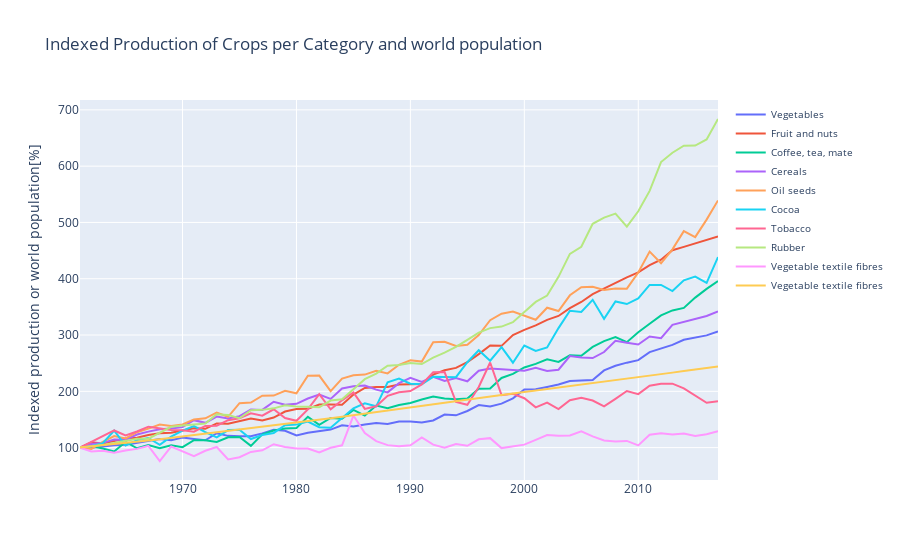

Notebook code for this chart:
### Code cell
fig = go.Figure()
for i in range(len(parent_group_legend)):
    fig.add_trace(go.Scatter(
        x=df_groups_px.year,
        y=100*(df_groups_px_norm.loc[:,df_groups.parent_group.unique()[i]]),
        mode='lines',
        showlegend=True,
        name=parent_group_legend[i],
    ))    
fig.add_trace(go.Scatter(
        x=df_groups_px.year,
        y=100*WorldPopulation_norm,
        mode='lines',
        showlegend=True,
        name=parent_group_legend[i],
    ))    
    
    
fig.update_layout(
    title="Indexed Production of Crops per Category and world population",
    yaxis_title="Indexed production or world population[%]",
    legend=go.layout.Legend(
        font=dict(
            size=10)
))
fig.show()
